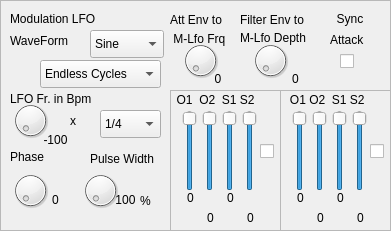
    <widget class="QFrame" name="frame_14">
     <property name="geometry">
      <rect>
       <x>0</x>
       <y>490</y>
       <width>391</width>
       <height>231</height>
      </rect>
     </property>
     <property name="frameShape">
      <enum>QFrame::StyledPanel</enum>
     </property>
     <property name="frameShadow">
      <enum>QFrame::Raised</enum>
     </property>
     <widget class="QLabel" name="label_65">
      <property name="geometry">
       <rect>
        <x>10</x>
        <y>10</y>
        <width>111</width>
        <height>18</height>
       </rect>
      </property>
      <property name="text">
       <string>Modulation LFO</string>
      </property>
     </widget>
     <widget class="QLabel" name="label_72">
      <property name="geometry">
       <rect>
        <x>10</x>
        <y>30</y>
        <width>71</width>
        <height>21</height>
       </rect>
      </property>
      <property name="text">
       <string>WaveForm</string>
      </property>
     </widget>
     <widget class="QLabel" name="label_48">
      <property name="geometry">
       <rect>
        <x>140</x>
        <y>190</y>
        <width>21</width>
        <height>21</height>
       </rect>
      </property>
      <property name="text">
       <string>%</string>
      </property>
     </widget>
     <widget class="QLabel" name="label_ModLfoPulseWide">
      <property name="geometry">
       <rect>
        <x>110</x>
        <y>190</y>
        <width>31</width>
        <height>20</height>
       </rect>
      </property>
      <property name="text">
       <string>100</string>
      </property>
      <property name="alignment">
       <set>Qt::AlignCenter</set>
      </property>
     </widget>
     <widget class="QLabel" name="label_94">
      <property name="geometry">
       <rect>
        <x>90</x>
        <y>150</y>
        <width>81</width>
        <height>18</height>
       </rect>
      </property>
      <property name="text">
       <string>Pulse Width</string>
      </property>
     </widget>
     <widget class="QDial" name="dial_ModLFOPulseWide">
      <property name="geometry">
       <rect>
        <x>80</x>
        <y>170</y>
        <width>41</width>
        <height>41</height>
       </rect>
      </property>
      <property name="maximum">
       <number>127</number>
      </property>
     </widget>
     <widget class="QLabel" name="label_95">
      <property name="geometry">
       <rect>
        <x>10</x>
        <y>90</y>
        <width>101</width>
        <height>18</height>
       </rect>
      </property>
      <property name="text">
       <string>LFO Fr. in Bpm</string>
      </property>
     </widget>
     <widget class="QComboBox" name="comboBoxModLfoMulti">
      <property name="geometry">
       <rect>
        <x>100</x>
        <y>110</y>
        <width>61</width>
        <height>28</height>
       </rect>
      </property>
      <property name="currentIndex">
       <number>7</number>
      </property>
      <item>
       <property name="text">
        <string>.1/1</string>
       </property>
      </item>
      <item>
       <property name="text">
        <string>1/1</string>
       </property>
      </item>
      <item>
       <property name="text">
        <string>T1/1</string>
       </property>
      </item>
      <item>
       <property name="text">
        <string>. 1/2</string>
       </property>
      </item>
      <item>
       <property name="text">
        <string>1/2</string>
       </property>
      </item>
      <item>
       <property name="text">
        <string>T1/2</string>
       </property>
      </item>
      <item>
       <property name="text">
        <string>. 1/4</string>
       </property>
      </item>
      <item>
       <property name="text">
        <string>1/4</string>
       </property>
      </item>
      <item>
       <property name="text">
        <string>T1/4</string>
       </property>
      </item>
      <item>
       <property name="text">
        <string>.1/8</string>
       </property>
      </item>
      <item>
       <property name="text">
        <string>1/8</string>
       </property>
      </item>
      <item>
       <property name="text">
        <string>T1/8</string>
       </property>
      </item>
      <item>
       <property name="text">
        <string>.1/16</string>
       </property>
      </item>
      <item>
       <property name="text">
        <string>1/16</string>
       </property>
      </item>
      <item>
       <property name="text">
        <string>T1/16</string>
       </property>
      </item>
      <item>
       <property name="text">
        <string>.1/32</string>
       </property>
      </item>
      <item>
       <property name="text">
        <string>1/32</string>
       </property>
      </item>
      <item>
       <property name="text">
        <string>T1/32</string>
       </property>
      </item>
      <item>
       <property name="text">
        <string>.1/64</string>
       </property>
      </item>
      <item>
       <property name="text">
        <string>1/64</string>
       </property>
      </item>
      <item>
       <property name="text">
        <string>T1/64</string>
       </property>
      </item>
     </widget>
     <widget class="QLabel" name="label_49">
      <property name="geometry">
       <rect>
        <x>70</x>
        <y>110</y>
        <width>21</width>
        <height>21</height>
       </rect>
      </property>
      <property name="text">
       <string>x</string>
      </property>
      <property name="alignment">
       <set>Qt::AlignLeading|Qt::AlignLeft|Qt::AlignVCenter</set>
      </property>
     </widget>
     <widget class="QDial" name="dialModLFOBPM">
      <property name="geometry">
       <rect>
        <x>10</x>
        <y>100</y>
        <width>41</width>
        <height>41</height>
       </rect>
      </property>
      <property name="maximum">
       <number>127</number>
      </property>
     </widget>
     <widget class="QLabel" name="label_ModLFOBPM">
      <property name="geometry">
       <rect>
        <x>40</x>
        <y>130</y>
        <width>31</width>
        <height>20</height>
       </rect>
      </property>
      <property name="text">
       <string>-100</string>
      </property>
      <property name="alignment">
       <set>Qt::AlignCenter</set>
      </property>
     </widget>
     <widget class="QLabel" name="label_96">
      <property name="geometry">
       <rect>
        <x>10</x>
        <y>150</y>
        <width>41</width>
        <height>21</height>
       </rect>
      </property>
      <property name="text">
       <string>Phase</string>
      </property>
      <property name="alignment">
       <set>Qt::AlignLeading|Qt::AlignLeft|Qt::AlignTop</set>
      </property>
     </widget>
     <widget class="QDial" name="dial_ModLFO_Phase">
      <property name="geometry">
       <rect>
        <x>10</x>
        <y>170</y>
        <width>41</width>
        <height>41</height>
       </rect>
      </property>
      <property name="maximum">
       <number>127</number>
      </property>
     </widget>
     <widget class="QLabel" name="label_Mod_LFO_Phase">
      <property name="geometry">
       <rect>
        <x>40</x>
        <y>190</y>
        <width>31</width>
        <height>20</height>
       </rect>
      </property>
      <property name="text">
       <string>0</string>
      </property>
      <property name="alignment">
       <set>Qt::AlignCenter</set>
      </property>
     </widget>
     <widget class="QLabel" name="label_192">
      <property name="geometry">
       <rect>
        <x>330</x>
        <y>30</y>
        <width>41</width>
        <height>20</height>
       </rect>
      </property>
      <property name="text">
       <string>Attack</string>
      </property>
     </widget>
     <widget class="QLabel" name="label_193">
      <property name="geometry">
       <rect>
        <x>330</x>
        <y>10</y>
        <width>41</width>
        <height>18</height>
       </rect>
      </property>
      <property name="text">
       <string>  Sync</string>
      </property>
     </widget>
     <widget class="QCheckBox" name="checkBoxModLfoSyncToAttack">
      <property name="geometry">
       <rect>
        <x>340</x>
        <y>50</y>
        <width>21</width>
        <height>22</height>
       </rect>
      </property>
      <property name="text">
       <string/>
      </property>
     </widget>
     <widget class="QDial" name="dial_ModLfoATTCKtoFreq">
      <property name="geometry">
       <rect>
        <x>180</x>
        <y>40</y>
        <width>41</width>
        <height>41</height>
       </rect>
      </property>
      <property name="maximum">
       <number>127</number>
      </property>
     </widget>
     <widget class="QLabel" name="label_ModLfoAttackToFreq">
      <property name="geometry">
       <rect>
        <x>210</x>
        <y>70</y>
        <width>16</width>
        <height>18</height>
       </rect>
      </property>
      <property name="text">
       <string>0</string>
      </property>
      <property name="alignment">
       <set>Qt::AlignCenter</set>
      </property>
     </widget>
     <widget class="QLabel" name="label_194">
      <property name="geometry">
       <rect>
        <x>170</x>
        <y>30</y>
        <width>71</width>
        <height>18</height>
       </rect>
      </property>
      <property name="text">
       <string> M-Lfo Frq</string>
      </property>
     </widget>
     <widget class="QLabel" name="label_195">
      <property name="geometry">
       <rect>
        <x>170</x>
        <y>10</y>
        <width>61</width>
        <height>20</height>
       </rect>
      </property>
      <property name="text">
       <string>Att Env to</string>
      </property>
     </widget>
     <widget class="QDial" name="dial_ModLfoATTCKtoDepth">
      <property name="geometry">
       <rect>
        <x>250</x>
        <y>40</y>
        <width>41</width>
        <height>41</height>
       </rect>
      </property>
      <property name="maximum">
       <number>127</number>
      </property>
     </widget>
     <widget class="QLabel" name="label_ModLfoAttackToDepth">
      <property name="geometry">
       <rect>
        <x>280</x>
        <y>70</y>
        <width>31</width>
        <height>18</height>
       </rect>
      </property>
      <property name="text">
       <string>0</string>
      </property>
      <property name="alignment">
       <set>Qt::AlignCenter</set>
      </property>
     </widget>
     <widget class="QLabel" name="label_196">
      <property name="geometry">
       <rect>
        <x>240</x>
        <y>10</y>
        <width>81</width>
        <height>20</height>
       </rect>
      </property>
      <property name="text">
       <string>Filter Env to</string>
      </property>
     </widget>
     <widget class="QLabel" name="label_197">
      <property name="geometry">
       <rect>
        <x>240</x>
        <y>30</y>
        <width>81</width>
        <height>16</height>
       </rect>
      </property>
      <property name="text">
       <string>M-Lfo Depth</string>
      </property>
     </widget>
     <widget class="QFrame" name="frame_26">
      <property name="geometry">
       <rect>
        <x>170</x>
        <y>90</y>
        <width>111</width>
        <height>141</height>
       </rect>
      </property>
      <property name="toolTip">
       <string/>
      </property>
      <property name="frameShape">
       <enum>QFrame::StyledPanel</enum>
      </property>
      <property name="frameShadow">
       <enum>QFrame::Raised</enum>
      </property>
      <widget class="QSlider" name="verticalSlider_ModLfoTargetFrequencyToOSC1">
       <property name="geometry">
        <rect>
         <x>10</x>
         <y>20</y>
         <width>20</width>
         <height>81</height>
        </rect>
       </property>
       <property name="toolTip">
        <string notr="true"/>
       </property>
       <property name="statusTip">
        <string/>
       </property>
       <property name="whatsThis">
        <string/>
       </property>
       <property name="accessibleName">
        <string/>
       </property>
       <property name="accessibleDescription">
        <string/>
       </property>
       <property name="maximum">
        <number>127</number>
       </property>
       <property name="pageStep">
        <number>12</number>
       </property>
       <property name="value">
        <number>126</number>
       </property>
       <property name="orientation">
        <enum>Qt::Vertical</enum>
       </property>
       <property name="tickPosition">
        <enum>QSlider::NoTicks</enum>
       </property>
       <property name="tickInterval">
        <number>1</number>
       </property>
      </widget>
      <widget class="QSlider" name="verticalSlider_ModLfoTargetFrequencyToSubOSC2">
       <property name="geometry">
        <rect>
         <x>70</x>
         <y>20</y>
         <width>20</width>
         <height>81</height>
        </rect>
       </property>
       <property name="maximum">
        <number>127</number>
       </property>
       <property name="value">
        <number>126</number>
       </property>
       <property name="orientation">
        <enum>Qt::Vertical</enum>
       </property>
      </widget>
      <widget class="QSlider" name="verticalSlider_ModLfoTargetFrequencyToSubOSC1">
       <property name="geometry">
        <rect>
         <x>50</x>
         <y>20</y>
         <width>20</width>
         <height>81</height>
        </rect>
       </property>
       <property name="maximum">
        <number>127</number>
       </property>
       <property name="value">
        <number>126</number>
       </property>
       <property name="orientation">
        <enum>Qt::Vertical</enum>
       </property>
      </widget>
      <widget class="QSlider" name="verticalSlider_ModLfoTargetFrequencyToOSC2">
       <property name="geometry">
        <rect>
         <x>30</x>
         <y>20</y>
         <width>20</width>
         <height>81</height>
        </rect>
       </property>
       <property name="maximum">
        <number>127</number>
       </property>
       <property name="value">
        <number>126</number>
       </property>
       <property name="orientation">
        <enum>Qt::Vertical</enum>
       </property>
      </widget>
      <widget class="QCheckBox" name="checkBoxModLfoSyncAllFreqencyTargets">
       <property name="geometry">
        <rect>
         <x>90</x>
         <y>50</y>
         <width>21</width>
         <height>22</height>
        </rect>
       </property>
       <property name="layoutDirection">
        <enum>Qt::LeftToRight</enum>
       </property>
       <property name="text">
        <string/>
       </property>
      </widget>
      <widget class="QLabel" name="label_ModLfoTargetFrequencyToSubOSC2">
       <property name="geometry">
        <rect>
         <x>60</x>
         <y>120</y>
         <width>41</width>
         <height>16</height>
        </rect>
       </property>
       <property name="text">
        <string>0</string>
       </property>
       <property name="alignment">
        <set>Qt::AlignCenter</set>
       </property>
      </widget>
      <widget class="QLabel" name="label_ModLfoTargetFrequencyToOSC2">
       <property name="geometry">
        <rect>
         <x>20</x>
         <y>120</y>
         <width>41</width>
         <height>16</height>
        </rect>
       </property>
       <property name="text">
        <string>0</string>
       </property>
       <property name="alignment">
        <set>Qt::AlignCenter</set>
       </property>
      </widget>
      <widget class="QLabel" name="label_ModLfoTargetFrequencyToOSC1">
       <property name="geometry">
        <rect>
         <x>0</x>
         <y>100</y>
         <width>41</width>
         <height>16</height>
        </rect>
       </property>
       <property name="text">
        <string>0</string>
       </property>
       <property name="alignment">
        <set>Qt::AlignCenter</set>
       </property>
      </widget>
      <widget class="QLabel" name="label_ModLfoTargetFrequencyToSubOSC1">
       <property name="geometry">
        <rect>
         <x>40</x>
         <y>100</y>
         <width>41</width>
         <height>16</height>
        </rect>
       </property>
       <property name="text">
        <string>0</string>
       </property>
       <property name="alignment">
        <set>Qt::AlignCenter</set>
       </property>
      </widget>
      <widget class="QLabel" name="label_54">
       <property name="geometry">
        <rect>
         <x>0</x>
         <y>0</y>
         <width>101</width>
         <height>20</height>
        </rect>
       </property>
       <property name="text">
        <string>  O1  O2  S1 S2</string>
       </property>
      </widget>
     </widget>
     <widget class="QFrame" name="frame_27">
      <property name="geometry">
       <rect>
        <x>280</x>
        <y>90</y>
        <width>111</width>
        <height>141</height>
       </rect>
      </property>
      <property name="frameShape">
       <enum>QFrame::StyledPanel</enum>
      </property>
      <property name="frameShadow">
       <enum>QFrame::Raised</enum>
      </property>
      <widget class="QSlider" name="verticalSlider_ModLfoTargetPulseToOSC1">
       <property name="geometry">
        <rect>
         <x>10</x>
         <y>20</y>
         <width>20</width>
         <height>81</height>
        </rect>
       </property>
       <property name="maximum">
        <number>127</number>
       </property>
       <property name="value">
        <number>126</number>
       </property>
       <property name="orientation">
        <enum>Qt::Vertical</enum>
       </property>
      </widget>
      <widget class="QSlider" name="verticalSlider_ModLfoTargetPulseToOSC2">
       <property name="geometry">
        <rect>
         <x>30</x>
         <y>20</y>
         <width>20</width>
         <height>81</height>
        </rect>
       </property>
       <property name="maximum">
        <number>127</number>
       </property>
       <property name="value">
        <number>126</number>
       </property>
       <property name="orientation">
        <enum>Qt::Vertical</enum>
       </property>
      </widget>
      <widget class="QSlider" name="verticalSlider_ModLfoTargetPulseToSubOSC1">
       <property name="geometry">
        <rect>
         <x>50</x>
         <y>20</y>
         <width>20</width>
         <height>81</height>
        </rect>
       </property>
       <property name="maximum">
        <number>127</number>
       </property>
       <property name="value">
        <number>126</number>
       </property>
       <property name="orientation">
        <enum>Qt::Vertical</enum>
       </property>
      </widget>
      <widget class="QSlider" name="verticalSlider_ModLfoTargetPulseToSubOSC2">
       <property name="geometry">
        <rect>
         <x>70</x>
         <y>20</y>
         <width>20</width>
         <height>81</height>
        </rect>
       </property>
       <property name="maximum">
        <number>127</number>
       </property>
       <property name="value">
        <number>126</number>
       </property>
       <property name="orientation">
        <enum>Qt::Vertical</enum>
       </property>
      </widget>
      <widget class="QCheckBox" name="checkBoxModLfoSyncAllPulseTargets">
       <property name="geometry">
        <rect>
         <x>90</x>
         <y>50</y>
         <width>21</width>
         <height>22</height>
        </rect>
       </property>
       <property name="layoutDirection">
        <enum>Qt::LeftToRight</enum>
       </property>
       <property name="text">
        <string/>
       </property>
      </widget>
      <widget class="QLabel" name="label_55">
       <property name="geometry">
        <rect>
         <x>0</x>
         <y>0</y>
         <width>101</width>
         <height>20</height>
        </rect>
       </property>
       <property name="text">
        <string>   O1 O2  S1 S2</string>
       </property>
      </widget>
      <widget class="QLabel" name="label_ModLfoTargetPulseToOSC1">
       <property name="geometry">
        <rect>
         <x>0</x>
         <y>100</y>
         <width>41</width>
         <height>16</height>
        </rect>
       </property>
       <property name="text">
        <string>0</string>
       </property>
       <property name="alignment">
        <set>Qt::AlignCenter</set>
       </property>
      </widget>
      <widget class="QLabel" name="label_ModLfoTargetPulseToSubOSC2">
       <property name="geometry">
        <rect>
         <x>60</x>
         <y>120</y>
         <width>41</width>
         <height>16</height>
        </rect>
       </property>
       <property name="text">
        <string>0</string>
       </property>
       <property name="alignment">
        <set>Qt::AlignCenter</set>
       </property>
      </widget>
      <widget class="QLabel" name="label_ModLfoTargetPulseToOSC2">
       <property name="geometry">
        <rect>
         <x>20</x>
         <y>120</y>
         <width>41</width>
         <height>16</height>
        </rect>
       </property>
       <property name="text">
        <string>0</string>
       </property>
       <property name="alignment">
        <set>Qt::AlignCenter</set>
       </property>
      </widget>
      <widget class="QLabel" name="label_ModLfoTargetPulseToSubOSC1">
       <property name="geometry">
        <rect>
         <x>40</x>
         <y>100</y>
         <width>41</width>
         <height>16</height>
        </rect>
       </property>
       <property name="text">
        <string>0</string>
       </property>
       <property name="alignment">
        <set>Qt::AlignCenter</set>
       </property>
      </widget>
     </widget>
     <widget class="QComboBox" name="comboBox_ModLFOWafeForm">
      <property name="geometry">
       <rect>
        <x>90</x>
        <y>30</y>
        <width>74</width>
        <height>28</height>
       </rect>
      </property>
      <property name="maxVisibleItems">
       <number>12</number>
      </property>
      <item>
       <property name="text">
        <string>Sine</string>
       </property>
      </item>
      <item>
       <property name="text">
        <string>Saw</string>
       </property>
      </item>
      <item>
       <property name="text">
        <string>Saw-R</string>
       </property>
      </item>
      <item>
       <property name="text">
        <string>Sqare</string>
       </property>
      </item>
      <item>
       <property name="text">
        <string>Triangle</string>
       </property>
      </item>
      <item>
       <property name="text">
        <string>Pulse</string>
       </property>
      </item>
      <item>
       <property name="text">
        <string>Ramp Up</string>
       </property>
      </item>
      <item>
       <property name="text">
        <string>Ramp Down</string>
       </property>
      </item>
      <item>
       <property name="text">
        <string>Step Up</string>
       </property>
      </item>
      <item>
       <property name="text">
        <string>Step Down</string>
       </property>
      </item>
      <item>
       <property name="text">
        <string>Hui</string>
       </property>
      </item>
      <item>
       <property name="text">
        <string>Hoi</string>
       </property>
      </item>
     </widget>
     <widget class="QComboBox" name="comboBox_ModLfoCycles">
      <property name="geometry">
       <rect>
        <x>40</x>
        <y>60</y>
        <width>121</width>
        <height>28</height>
       </rect>
      </property>
      <item>
       <property name="text">
        <string>Endless Cycles</string>
       </property>
      </item>
      <item>
       <property name="text">
        <string>1 Cycle</string>
       </property>
      </item>
      <item>
       <property name="text">
        <string>2 Cycles</string>
       </property>
      </item>
      <item>
       <property name="text">
        <string>3 Cycles</string>
       </property>
      </item>
      <item>
       <property name="text">
        <string>4 Cycles</string>
       </property>
      </item>
      <item>
       <property name="text">
        <string>5 Cycles</string>
       </property>
      </item>
      <item>
       <property name="text">
        <string>6 Cycles</string>
       </property>
      </item>
      <item>
       <property name="text">
        <string>7 Cycles</string>
       </property>
      </item>
      <item>
       <property name="text">
        <string>8 Cycles</string>
       </property>
      </item>
      <item>
       <property name="text">
        <string>9 Cycles</string>
       </property>
      </item>
      <item>
       <property name="text">
        <string>10 Cycles</string>
       </property>
      </item>
     </widget>
    </widget>
